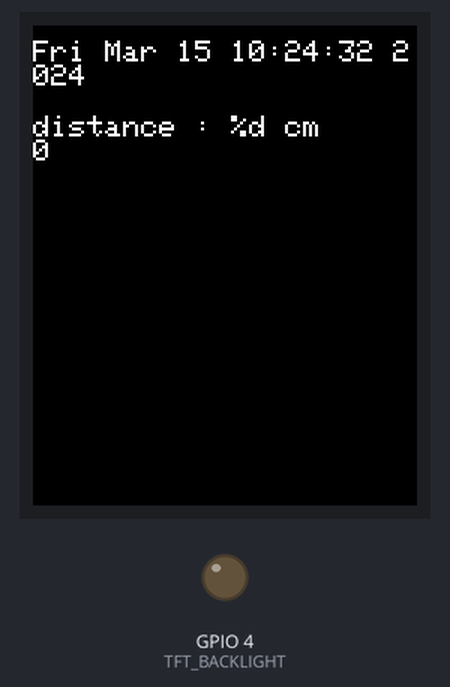
The sketch below on a simulated ESP32. On the bench: 128×160 colour display, output pins drawn as LEDs (lit = HIGH). WiFi joins after 1.5 s; servers stay silent unless stated; the local clock reads 2024-03-15 10:24:30 at power-on unless the sketch sets it; pins used as bus, display or sensor lines are not drawn; what the sketch prints to the serial monitor is not drawn.

Above: at 2.7 s.
At 5.1 s:
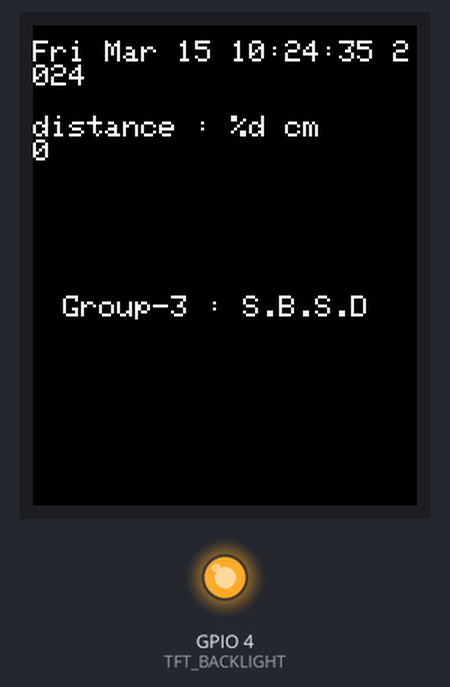
At 31.2 s:
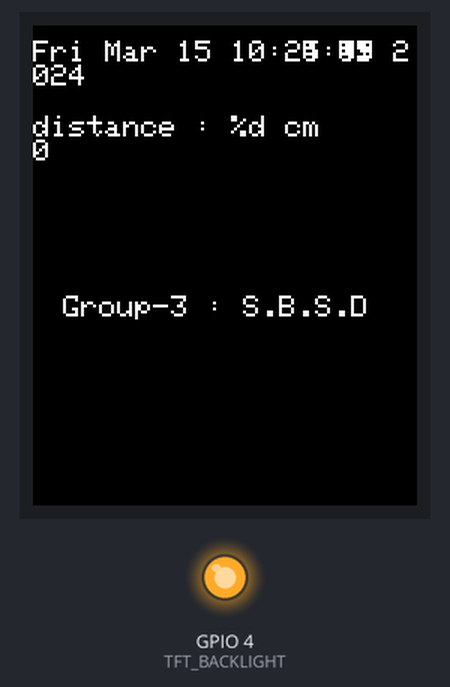

The sketch:

NTP-LCD.ino
```cpp
#include <WiFi.h>
#include "time.h"
#include <Adafruit_GFX.h>    // Core graphics library
#include <Adafruit_ST7735.h> // Hardware-specific library for ST7735
#include <Adafruit_ST7789.h> // Hardware-specific library for ST7789
#include <SPI.h>
//#include <dht.h>

//#define DHT_TYPE DHT22
//#define DHT_PIN 14
#define TRIG_INPUT 19
#define ECHO_OUT 20

//DHT dht(DHT_PIN, DHT_TYPE);

float temp, humi, temp_faren;
long duration;

const char* ssid     = "Aircrack-ng";
const char* password = "RedChille";
//const char* ssid     = "gimil";
//const char* password = "kkkkkkkk";

const char* ntpServer = "in.pool.ntp.org";
//const char* ntpServer = "time.google.com";
const long  gmtOffset_sec = 0;
const int   daylightOffset_sec = 3600;

#define TFT_MOSI 35 // Data out
#define TFT_SCLK 36 // Clock out
#define TFT_DC 37
#define TFT_RST 38
#define TFT_CS 5
#define TFT_BACKLIGHT 4

Adafruit_ST7735 tft = Adafruit_ST7735(TFT_CS, TFT_DC, TFT_MOSI, TFT_SCLK, TFT_RST);

const uint16_t  Display_Color_Black        = 0x0000;
const uint16_t  Display_Color_White        = 0xFFFF;

// The colors we actually want to use
uint16_t        Display_Text_Color         = Display_Color_White;
uint16_t        Display_Backround_Color    = Display_Color_Black;

// assume the display is off until configured in setup()
bool            isDisplayVisible        = false;

// declare size of working string buffers. Basic strlen("d hh:mm:ss") = 10
const size_t    MaxString               = 38;

// the string being displayed on the SSD1331 (initially empty)
char timeString[MaxString]           = { 0 };

void setup(){
  Serial.begin(115200);
//  pinMode(DHT_PIN, INPUT);
  pinMode(TRIG_INPUT, INPUT);
  pinMode(TRIG_INPUT, OUTPUT);
  // pinMode(ECHO_OUT, OUTPUT);
//  dht.begin();
  delay(100);


  // Connect to Wi-Fi
  Serial.print("Connecting to ");
  Serial.println(ssid);
  WiFi.mode(WIFI_STA);
  WiFi.begin(ssid, password);
  while (WiFi.status() != WL_CONNECTED) {
    delay(500);
    Serial.print(".");
  }
  Serial.println("");
  Serial.println("WiFi connected.");

  // Init and get the time
  configTime(gmtOffset_sec, daylightOffset_sec, ntpServer);
  printLocalTime();

  //disconnect WiFi as it's no longer needed
  WiFi.disconnect(true);
  WiFi.mode(WIFI_OFF);
  delay(250);
      pinMode(TFT_BACKLIGHT, OUTPUT);
      digitalWrite(TFT_BACKLIGHT, HIGH);
      tft.initR(INITR_BLACKTAB);      // Init ST7735S chip, black tab
    tft.setFont();
    tft.fillScreen(Display_Backround_Color);
    tft.setTextColor(Display_Text_Color);
    tft.setTextSize(1);
}

void loop(){
  isDisplayVisible = true;
  delay(1000);
  printLocalTime();
  tft.setCursor(10,90);
  tft.print("Group-3 : S.B.S.D");
//  char count[] ={++aount};
//  tft.print(count);
}

void printLocalTime(){
//  temp = dht.readTemperature();
//  temp_faren = dht.readTemperature(true);
//  humi = dht.readHumidity();
//
//  Serial.print("Temp:");
//  Serial.print(temp);
//  Serial.print(" C\n");
//  Serial.print("Temp(F):");
//  Serial.print(temp_faren);
//  Serial.print(" F\n");
//  Serial.print("Humidity:");
//  Serial.print(humi);
//  Serial.print("%\n");

  // Ultrasonic Sensor
  digitalWrite(TRIG_INPUT, LOW);
  delay(2);
  digitalWrite(TRIG_INPUT, HIGH);
  delay(5);
  digitalWrite(TRIG_INPUT, LOW);

  duration = pulseIn(TRIG_INPUT, HIGH);
  Serial.println("\n");
  Serial.print("Distance : ");
  int distance = duration/29/2;
  Serial.print(duration/29/2);
  Serial.println("cm\n");

  struct tm timeinfo;
  if(!getLocalTime(&timeinfo)){
    Serial.println("Failed to obtain time");
    return ;
  }
  Serial.println(&timeinfo, "%A, %B %d %Y %H:%M:%S");
    char *dest = asctime(&timeinfo);

//  sprintf(dest, "%01d, %02d/%02d/%04d %02d:%02d:%02d",timeinfo.tm_wday,timeinfo.tm_mday, timeinfo.tm_mon, timeinfo.tm_year,   timeinfo.tm_hour, timeinfo.tm_min, timeinfo.tm_sec);
   tft.setCursor(0,5);

        // change the text color to the background color
        tft.setTextColor(Display_Backround_Color);

        // redraw the old value to erase
        tft.setTextColor(Display_Text_Color);
        tft.print(dest);
//byte weekday_len=9;
//byte month_len=10;
//int i;
//for(i=0; i<weekday_len; i++) {tft.print(dest[i]); tft.setCursor(i+1, 5);}

  tft.setCursor(0,20);
  tft.setTextColor(Display_Backround_Color);
  tft.setTextColor(Display_Text_Color);
//  tft.print("temp : %d,  Humidity : %d\n", temp,   humi);
  tft.setCursor(0,30);
  tft.print("distance : %d cm\n");
  tft.print(distance);


return;
}
```

Measured:
- what the display in image 0 shows lasts 0.4 s, from 2.6 s to 3.0 s
